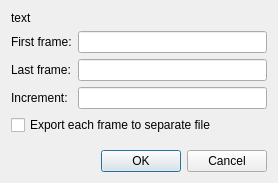
<?xml version="1.0" encoding="UTF-8"?>
<ui version="4.0">
 <class>FrameSelect</class>
 <widget class="QDialog" name="FrameSelect">
  <property name="windowModality">
   <enum>Qt::WindowModal</enum>
  </property>
  <property name="geometry">
   <rect>
    <x>0</x>
    <y>0</y>
    <width>278</width>
    <height>183</height>
   </rect>
  </property>
  <property name="windowTitle">
   <string>Frame Select</string>
  </property>
  <layout class="QGridLayout" name="gridLayout_3">
   <item row="0" column="0">
    <layout class="QGridLayout" name="gridLayout_2">
     <item row="0" column="0">
      <widget class="QLabel" name="lblDescription">
       <property name="sizePolicy">
        <sizepolicy hsizetype="Preferred" vsizetype="Expanding">
         <horstretch>0</horstretch>
         <verstretch>0</verstretch>
        </sizepolicy>
       </property>
       <property name="text">
        <string>text</string>
       </property>
      </widget>
     </item>
     <item row="1" column="0">
      <layout class="QGridLayout" name="gridLayout">
       <item row="0" column="0">
        <widget class="QLabel" name="lblFirstFrame">
         <property name="text">
          <string>First frame:</string>
         </property>
        </widget>
       </item>
       <item row="0" column="1">
        <widget class="QLineEdit" name="txtFirstFrame"/>
       </item>
       <item row="1" column="0">
        <widget class="QLabel" name="lblLastFrame">
         <property name="text">
          <string>Last frame:</string>
         </property>
        </widget>
       </item>
       <item row="1" column="1">
        <widget class="QLineEdit" name="txtLastFrame"/>
       </item>
       <item row="2" column="0">
        <widget class="QLabel" name="lblIncrement">
         <property name="text">
          <string>Increment:</string>
         </property>
        </widget>
       </item>
       <item row="2" column="1">
        <widget class="QLineEdit" name="txtIncrement"/>
       </item>
      </layout>
     </item>
     <item row="2" column="0">
      <widget class="QCheckBox" name="chkSeparateFiles">
       <property name="text">
        <string>Export each frame to separate file</string>
       </property>
      </widget>
     </item>
    </layout>
   </item>
   <item row="1" column="0">
    <spacer name="verticalSpacer">
     <property name="orientation">
      <enum>Qt::Vertical</enum>
     </property>
     <property name="sizeHint" stdset="0">
      <size>
       <width>20</width>
       <height>0</height>
      </size>
     </property>
    </spacer>
   </item>
   <item row="2" column="0">
    <layout class="QHBoxLayout" name="horizontalLayout">
     <item>
      <spacer name="horizontalSpacer">
       <property name="orientation">
        <enum>Qt::Horizontal</enum>
       </property>
       <property name="sizeHint" stdset="0">
        <size>
         <width>40</width>
         <height>20</height>
        </size>
       </property>
      </spacer>
     </item>
     <item>
      <widget class="QPushButton" name="cmdOK">
       <property name="text">
        <string>OK</string>
       </property>
      </widget>
     </item>
     <item>
      <widget class="QPushButton" name="cmdCancel">
       <property name="text">
        <string>Cancel</string>
       </property>
      </widget>
     </item>
    </layout>
   </item>
  </layout>
 </widget>
 <resources/>
 <connections/>
</ui>
